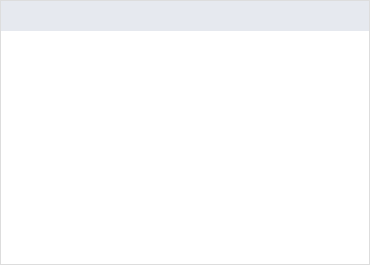
<?xml version="1.0" encoding="UTF-8"?>
<ui version="4.0">
 <class>UI_Panel_ChangeSkin</class>
 <widget class="QWidget" name="UI_Panel_ChangeSkin">
  <property name="geometry">
   <rect>
    <x>0</x>
    <y>0</y>
    <width>370</width>
    <height>265</height>
   </rect>
  </property>
  <property name="sizePolicy">
   <sizepolicy hsizetype="Fixed" vsizetype="Fixed">
    <horstretch>0</horstretch>
    <verstretch>0</verstretch>
   </sizepolicy>
  </property>
  <property name="minimumSize">
   <size>
    <width>370</width>
    <height>265</height>
   </size>
  </property>
  <property name="maximumSize">
   <size>
    <width>370</width>
    <height>265</height>
   </size>
  </property>
  <property name="windowTitle">
   <string>换肤</string>
  </property>
  <property name="styleSheet">
   <string notr="true">QWidget#widget_bg
{
	background-color: rgba(255, 255, 255, 125);
}</string>
  </property>
  <layout class="QVBoxLayout" name="verticalLayout">
   <property name="spacing">
    <number>0</number>
   </property>
   <property name="margin">
    <number>0</number>
   </property>
   <item>
    <widget class="QWidget" name="widget_bg" native="true">
     <property name="styleSheet">
      <string notr="true">QWidget#widget_bg
{
	border: 1px solid rgb(221,221,221);
	background-color: rgb(255, 255, 255);
}</string>
     </property>
     <layout class="QVBoxLayout" name="verticalLayout_2">
      <property name="spacing">
       <number>0</number>
      </property>
      <property name="margin">
       <number>1</number>
      </property>
      <item>
       <widget class="QWidget" name="widget_changeBtns" native="true">
        <property name="minimumSize">
         <size>
          <width>0</width>
          <height>30</height>
         </size>
        </property>
        <property name="maximumSize">
         <size>
          <width>16777215</width>
          <height>30</height>
         </size>
        </property>
        <property name="styleSheet">
         <string notr="true">QWidget#widget_changeBtns
{
	background-color: #e6e9ef;
}</string>
        </property>
        <layout class="QHBoxLayout" name="horizontalLayout">
         <property name="spacing">
          <number>0</number>
         </property>
         <property name="margin">
          <number>0</number>
         </property>
        </layout>
       </widget>
      </item>
      <item>
       <widget class="QStackedWidget" name="stackedWidget">
        <property name="styleSheet">
         <string notr="true">QStackedWidget
{
border:0px;
background-color: rgb(255, 255, 255);
}

QWidget
{
border:0px;
background-color: rgb(255, 255, 255);
}</string>
        </property>
       </widget>
      </item>
     </layout>
    </widget>
   </item>
  </layout>
 </widget>
 <layoutdefault spacing="6" margin="11"/>
 <resources>
  <include location="../../../../../../client-webcall-main/src/main/client_resouce/easyliaoclient.qrc"/>
 </resources>
 <connections/>
</ui>
